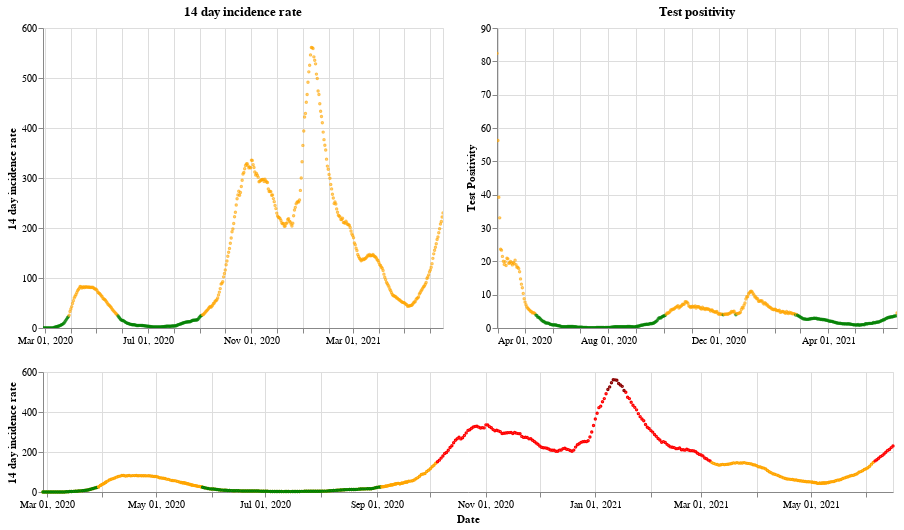

This figure's notebook cell:
### Markdown cell above
## Scotland

### Code cell
plot_traffic_light('Scotland')

### Figure 1 — Vega-Lite specification as saved in the notebook (floating-point values rounded to 4 significant figures; data arrays with more than 128 entries replaced by an {"elided": "..."} marker saying what was removed)
{"config": {"view": {"continuousWidth": 400, "continuousHeight": 300}}, "vconcat": [{"hconcat": [{"mark": {"type": "point", "size": 2}, "encoding": {"color": {"condition": {"value": "green", "test": "(datum.twoWeeklyCasesRate <= 25)"}, "value": "orange"}, "tooltip": [{"type": "nominal", "field": "areaName"}, {"type": "temporal", "field": "date"}, {"type": "quantitative", "field": "twoWeeklyCasesRate"}, {"type": "quantitative", "field": "testPositivity"}], "x": {"type": "temporal", "axis": {"title": ""}, "field": "date", "scale": {"domain": {"selection": "DateBrush"}}, "timeUnit": "yearmonthdate"}, "y": {"type": "quantitative", "axis": {"title": "14 day incidence rate"}, "field": "twoWeeklyCasesRate"}}, "title": "14 day incidence rate", "width": 400}, {"mark": {"type": "point", "size": 2}, "encoding": {"color": {"condition": {"value": "green", "test": "(datum.testPositivity <= 4)"}, "value": "orange"}, "tooltip": [{"type": "nominal", "field": "areaName"}, {"type": "temporal", "field": "date"}, {"type": "quantitative", "field": "twoWeeklyCasesRate"}, {"type": "quantitative", "field": "testPositivity"}], "x": {"type": "temporal", "axis": {"title": ""}, "field": "date", "scale": {"domain": {"selection": "DateBrush"}}, "timeUnit": "yearmonthdate"}, "y": {"type": "quantitative", "axis": {"title": "Test Positivity"}, "field": "testPositivity"}}, "title": "Test positivity", "width": 400}]}, {"layer": [{"mark": {"type": "point", "size": 2}, "encoding": {"color": {"condition": {"value": "orange", "test": "((50 && datum.twoWeeklyCasesRate) < 150)"}, "value": "red"}, "opacity": {"condition": {"value": 1, "test": "((50 && datum.twoWeeklyCasesRate) < 500)"}, "value": 0}, "tooltip": [{"type": "nominal", "field": "areaName"}, {"type": "temporal", "field": "date"}, {"type": "quantitative", "field": "twoWeeklyCasesRate"}, {"type": "quantitative", "field": "testPositivity"}], "x": {"type": "temporal", "axis": {"title": "Date"}, "field": "date", "timeUnit": "yearmonthdate"}, "y": {"type": "quantitative", "axis": {"title": "14 day incidence rate"}, "field": "twoWeeklyCasesRate"}}, "selection": {"DateBrush": {"type": "interval", "encodings": ["x"], "fields": ["Time"]}}, "width": 850}, {"mark": {"type": "point", "size": 2}, "encoding": {"color": {"value": "darkred"}, "opacity": {"condition": {"value": 1, "test": "(datum.twoWeeklyCasesRate >= 500)"}, "value": 0}, "tooltip": [{"type": "nominal", "field": "areaName"}, {"type": "temporal", "field": "date"}, {"type": "quantitative", "field": "twoWeeklyCasesRate"}, {"type": "quantitative", "field": "testPositivity"}], "x": {"type": "temporal", "axis": {"title": "Date"}, "field": "date", "timeUnit": "yearmonthdate"}, "y": {"type": "quantitative", "axis": {"title": "14 day incidence rate"}, "field": "twoWeeklyCasesRate"}}, "width": 400}, {"mark": {"type": "point", "size": 2}, "encoding": {"color": {"condition": {"value": "green", "test": "((4 && datum.twoWeeklyCasesRate) < 25)"}, "value": "orange"}, "opacity": {"condition": {"value": 1, "test": "(datum.twoWeeklyCasesRate < 50)"}, "value": 0}, "tooltip": [{"type": "nominal", "field": "areaName"}, {"type": "temporal", "field": "date"}, {"type": "quantitative", "field": "twoWeeklyCasesRate"}, {"type": "quantitative", "field": "testPositivity"}], "x": {"type": "temporal", "axis": {"title": "Date"}, "field": "date", "timeUnit": "yearmonthdate"}, "y": {"type": "quantitative", "axis": {"title": "14 day incidence rate"}, "field": "twoWeeklyCasesRate"}}, "width": 400}], "height": 120, "width": 800}], "data": {"name": "data-39892b541e29821838b6adfda60daf72"}, "$schema": "https://vega.github.io/schema/vega-lite/v4.8.1.json", "datasets": {"data-39892b541e29821838b6adfda60daf72": {"elided": "475 records"}}}
